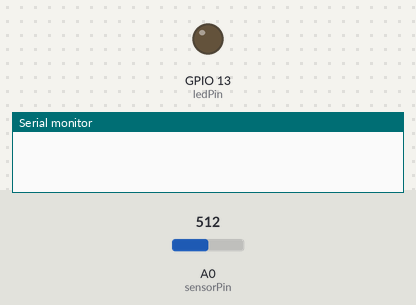
A sketch run on a simulated ESP8266 (NodeMCU). Parts: output pins drawn as LEDs (lit = HIGH), the last lines printed to the serial monitor. The test bench sets the inputs (shaded band); at power-on: A0 (sensorPin) = 512. WiFi joins after 1.5 s; servers stay silent unless stated.

Above: at 0.1 s.
At 1.9 s:
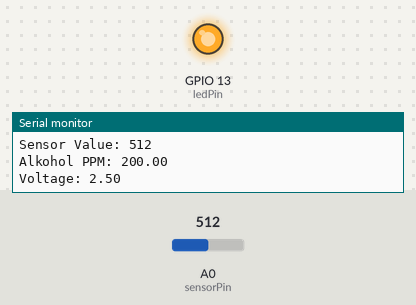
Timing chart, 0 to 3.4 s (numbered marks = the images above):
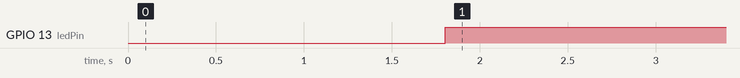

Measured:
- by itself, GPIO 13 (ledPin): LOW → HIGH at 1.8 s

The sketch:

mq3_sensor_blink.ino
```cpp
#define BLYNK_PRINT Serial

#include <ESP8266WiFi.h>
#include <BlynkSimpleEsp8266.h>

// Mendefinisikan pin yang digunakan
const int sensorPin = A0; // Pin sensor terhubung ke pin analog A0
const int ledPin = 13;    // LED indikator terhubung ke pin digital 13

 // You should get Auth Token in the Blynk App.
 // Go to the Project Settings (nut icon).
 char auth[] = "XD3xuUPIoXMiAqSUkyr7P1IApx6-6dsK";

 // Your WiFi credentials.
 // Set password to "" for open networks.
 char ssid[] = "hai";
 char pass[] = "wggggw123";

 BlynkTimer timer;


void setup() {
  Serial.begin(9600);     // Memulai komunikasi serial dengan baudrate 9600
  pinMode(ledPin, OUTPUT);// Mengatur pin LED sebagai output
  Blynk.begin(auth, ssid, pass);
  timer.setInterval(1000L,send2Blink);
}

void send2Blink(){

  int sensorValue = analogRead(sensorPin); // Membaca nilai analog dari sensor
  float voltage = sensorValue * (5.0 / 1023.0); // Mengkonversi nilai analog menjadi tegangan (0-5V)
  float alcoholPPM = map(voltage, 0.0, 5.0, 0, 500); // Menghitung konsentrasi alkohol (dalam ppm)
  float alcoholValue = (voltage/5)*500;
  Blynk.virtualWrite(V0, alcoholValue);
  // Blynk.virtualWrite(V4, 300);
  // Blynk.virtualWrite(V2, 3);
}

void loop() {
  int sensorValue = analogRead(sensorPin); // Membaca nilai analog dari sensor
  float voltage = sensorValue * (5.0 / 1023.0); // Mengkonversi nilai analog menjadi tegangan (0-5V)
  float alcoholPPM = map(voltage, 0.0, 5.0, 0, 500); // Menghitung konsentrasi alkohol (dalam ppm)

  Serial.print("Sensor Value: ");
  Serial.println(sensorValue); // Mencetak konsentrasi alkohol ke Serial Monitor
  Serial.println();
  Serial.print("Alkohol PPM: ");
  Serial.println(alcoholPPM); // Mencetak konsentrasi alkohol ke Serial Monitor
  Serial.println();
  Serial.print("Voltage: ");
  Serial.println(voltage); // Mencetak konsentrasi alkohol ke Serial Monitor
  Serial.println();

  // Mengaktifkan LED jika konsentrasi alkohol melebihi batas tertentu
  if (alcoholPPM > 100) {
    digitalWrite(ledPin, HIGH);
  } else {
    digitalWrite(ledPin, LOW);
  }
  // Blynk.virtualWrite(V0, 10);
  Blynk.run();
  timer.run();
  delay(1000); // Delay untuk menghindari pembacaan yang terlalu cepat
}
```
